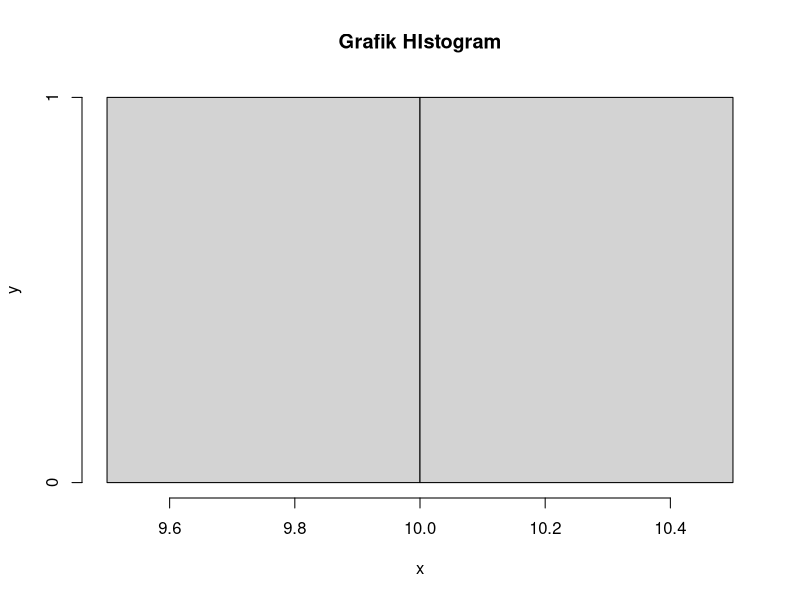

Write R code to recreate this figure.
#A
x = 2
y = 10
prob = dchisq(x,y)
prob

#B
data = 100
hist(rchisq(x,y),xlab = "x", ylab = "y", main = "Grafik HIstogram")

#C
mean = y
variance = 2*y
mean
variance